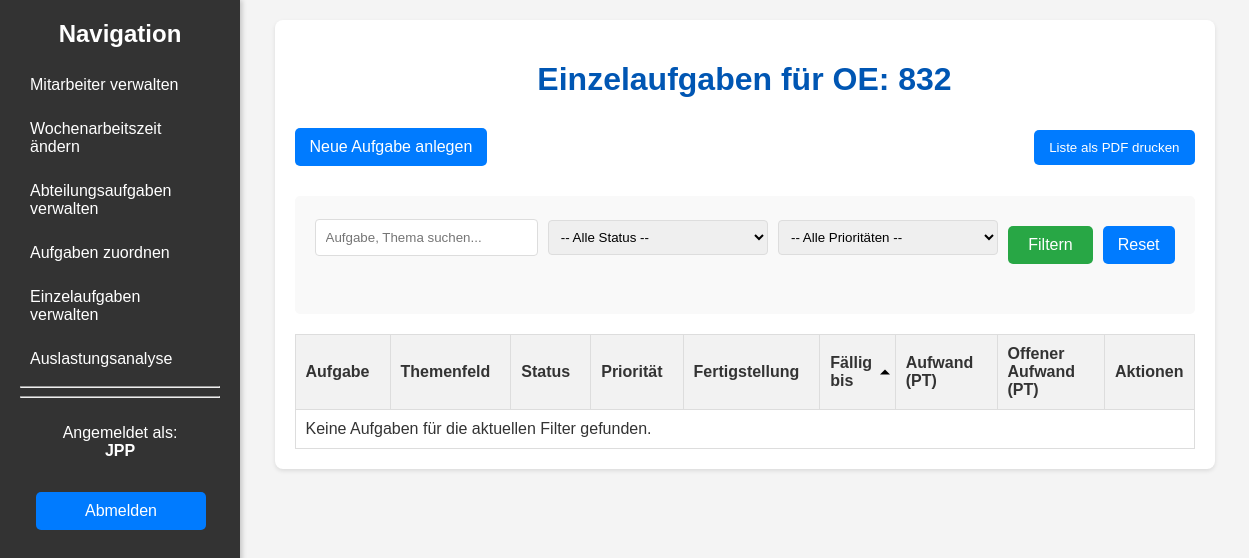
Page /einzelaufgaben (signed in) on the earlier database version.
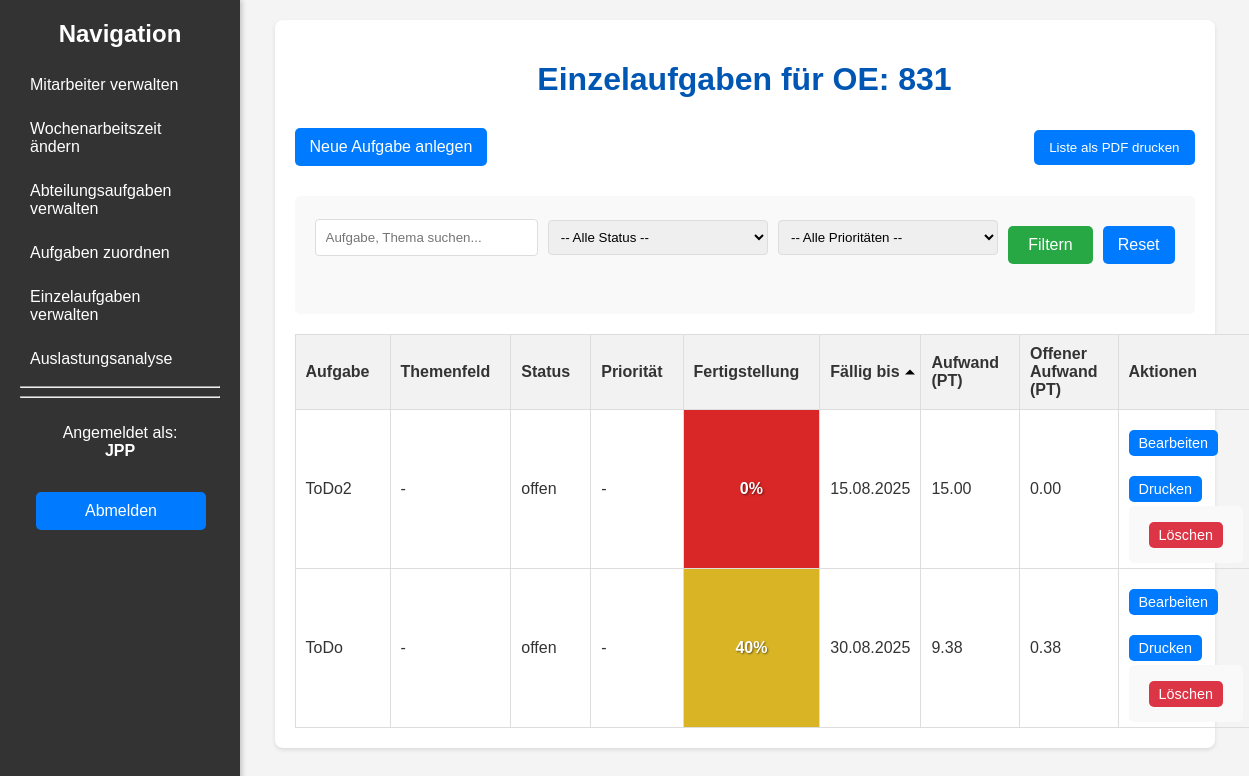
Same page on the later database version.
### models.py (models this page shows, shortened)
class User(db.Model, UserMixin):
    id = db.Column(db.Integer, primary_key=True)
    username = db.Column(db.String(100), unique=True, nullable=False)
    password_hash = db.Column(db.String(128))
    oe_number = db.Column(db.String(50), nullable=False)
    is_admin = db.Column(db.Boolean, default=False)

class Einzelaufgabe(db.Model):
    id = db.Column(db.Integer, primary_key=True)
    themenfeld = db.Column(db.String(200), nullable=True)
    aufgabe = db.Column(db.Text, nullable=False)
    datum_von = db.Column(db.Date, nullable=True)
    datum_bis = db.Column(db.Date, nullable=True)
    fertigstellungsgrad = db.Column(db.Integer, nullable=True)
    aufwand_stunden = db.Column(db.Float, nullable=True)
    aufwand_pt = db.Column(db.Float, nullable=True)
    oe_number = db.Column(db.String(50), nullable=False)
    status_id = db.Column(db.Integer, db.ForeignKey('status.id'), nullable=False)
    prioritaet_id = db.Column(db.Integer, db.ForeignKey('prioritaet.id'), nullable=True)
    status = db.relationship('Status', backref='einzelaufgaben')
    prioritaet = db.relationship('Prioritaet', backref='einzelaufgaben')
    mitarbeiter_zuordnung = db.relationship('EinzelaufgabeMitarbeiter', back_populates='einzelaufgabe', lazy=True, cascade="all, delete-orphan")

class Status(db.Model):
    id = db.Column(db.Integer, primary_key=True)
    name = db.Column(db.String(50), nullable=False, unique=True)
    reihenfolge = db.Column(db.Integer, default=0)

### app.py (the view)
@app.route('/einzelaufgaben')
@login_required
def einzelaufgaben():
    search_query = request.args.get('search', '')
    status_filter = request.args.get('status', '')
    prio_filter = request.args.get('prio', '')
    sort_column = request.args.get('sort', 'datum_bis')
    sort_dir = request.args.get('dir', 'asc')
    query = Einzelaufgabe.query.filter_by(oe_number=current_user.oe_number)
    if search_query:
        search_term = f"%{search_query}%"
        query = query.filter(or_(Einzelaufgabe.aufgabe.ilike(search_term), Einzelaufgabe.themenfeld.ilike(search_term)))
    if status_filter:
        query = query.filter(Einzelaufgabe.status_id == status_filter)
    if prio_filter:
        query = query.filter(Einzelaufgabe.prioritaet_id == prio_filter)
    tasks = query.all()
    for task in tasks:
        total_assigned_hours = sum(zuordnung.stunden or 0 for zuordnung in task.mitarbeiter_zuordnung)
        unassigned_stunden = (task.aufwand_stunden or 0) - total_assigned_hours
        task.unassigned_pt = unassigned_stunden / 8
    sort_reverse = (sort_dir == 'desc')
    sort_key_map = {
        'aufgabe': lambda t: t.aufgabe.lower(),
        'themenfeld': lambda t: (t.themenfeld or '').lower(),
        'status': lambda t: t.status.name.lower(),
        'prioritaet': lambda t: (t.prioritaet.name if t.prioritaet else '').lower(),
        'fertigstellungsgrad': lambda t: t.fertigstellungsgrad or 0,
        'datum_bis': lambda t: t.datum_bis if t.datum_bis else date.max,
        'aufwand_pt': lambda t: t.aufwand_pt or 0,
        'unassigned_pt': lambda t: t.unassigned_pt
    }
    sort_key = sort_key_map.get(sort_column, sort_key_map['datum_bis'])
    tasks.sort(key=sort_key, reverse=sort_reverse)
    stati = Status.query.order_by(Status.reihenfolge, Status.name).all()
    priorities = Prioritaet.query.order_by(Prioritaet.reihenfolge, Prioritaet.name).all()
    return render_template('einzelaufgaben.html', tasks=tasks, stati=stati, priorities=priorities)

### app.py (called while the page is built)
@login_manager.user_loader
def load_user(user_id):
    return User.query.get(int(user_id))

### templates/einzelaufgaben.html (shortened to what this page needs)
{% extends "base.html" %}
{% block content %}
<h1>Einzelaufgaben für OE: {{ current_user.oe_number }}</h1>
<div class="action-bar">
    <a href="{{ url_for('add_einzelaufgabe') }}" class="button">Neue Aufgabe anlegen</a>
    <button id="printListButton" class="button">Liste als PDF drucken</button>
</div>
<form method="get" action="{{ url_for('einzelaufgaben') }}">
    <div class="search-container">
        <input type="text" id="searchInput" name="search" placeholder="Aufgabe, Thema suchen..." value="{{ request.args.get('search', '') }}">
        <select name="status">
            <option value="">-- Alle Status --</option>
        </select>
        <select name="prio">
            <option value="">-- Alle Prioritäten --</option>
        </select>
        <button type="submit" class="button">Filtern</button>
        <a href="{{ url_for('einzelaufgaben') }}" class="button">Reset</a>
    </div>
</form>
<table id="einzelaufgabenTable">
    <thead>
        <tr>
            <th class="sortable-header" data-column="aufgabe">Aufgabe</th>
            <th class="sortable-header" data-column="themenfeld">Themenfeld</th>
            <th class="sortable-header" data-column="status">Status</th>
            <th class="sortable-header" data-column="prioritaet">Priorität</th>
            <th class="sortable-header" data-column="fertigstellungsgrad">Fertigstellung</th>
            <th class="sortable-header" data-column="datum_bis">Fällig bis</th>
            <th class="sortable-header" data-column="aufwand_pt">Aufwand (PT)</th>
            <th class="sortable-header" data-column="unassigned_pt">Offener Aufwand (PT)</th>
            <th>Aktionen</th>
        </tr>
    </thead>
    <tbody>
        {% for task in tasks %}
        <tr>
            <td>{{ task.aufgabe }}</td>
            <td>{{ task.themenfeld or '-' }}</td>
            <td>{{ task.status.name }}</td>
            <td>{{ task.prioritaet.name if task.prioritaet else '-' }}</td>
            {% set hue = (task.fertigstellungsgrad or 0) * 1.2 %}
            <td class="progress-cell" style="background-color: hsl({{ hue }}, 70%, 50%);">
                {{ task.fertigstellungsgrad or 0 }}%
            </td>
            <td data-sort="{{ task.datum_bis.strftime('%Y-%m-%d') if task.datum_bis else '9999-12-31' }}">{{ task.datum_bis.strftime('%d.%m.%Y') if task.datum_bis else '-' }}</td>
            <td data-sort="{{ task.aufwand_pt or 0 }}">{{ "%.2f" | format(task.aufwand_pt) if task.aufwand_pt is not none else '-' }}</td>
            <td data-sort="{{ task.unassigned_pt or 0 }}">{{ "%.2f" | format(task.unassigned_pt) }}</td>
            <td>
                <a href="{{ url_for('edit_einzelaufgabe', task_id=task.id) }}" class="button small">Bearbeiten</a>
                <button onclick="printTaskToPdf({{ task.id }})" class="button small">Drucken</button>
                <form action="{{ url_for('delete_einzelaufgabe', task_id=task.id) }}" method="post" style="display:inline;" onsubmit="return confirm('Soll diese Aufgabe wirklich gelöscht werden?');">
                    <button type="submit" class="button small delete">Löschen</button>
                </form>
            </td>
        </tr>
        {% else %}
        <tr><td colspan="9">Keine Aufgaben für die aktuellen Filter gefunden.</td></tr>
        {% endfor %}
    </tbody>
</table>
{% endblock %}

### templates/base.html (shortened to what this page needs)
<!DOCTYPE html>
<html lang="de">
<head>
    <link rel="stylesheet" href="{{ url_for('static', filename='style.css') }}">
</head>
<body>
    <div class="wrapper">
        {% block sidebar %}
        <div class="sidebar">
            <h2>Navigation</h2>
            <ul>
                <li><a href="{{ url_for('employees') }}">Mitarbeiter verwalten</a></li>
                <li><a href="{{ url_for('working_hours_changes') }}">Wochenarbeitszeit ändern</a></li>
                <li><a href="{{ url_for('department_tasks') }}">Abteilungsaufgaben verwalten</a></li>
                <li><a href="{{ url_for('assign_tasks') }}">Aufgaben zuordnen</a></li>
                <li><a href="{{ url_for('einzelaufgaben') }}">Einzelaufgaben verwalten</a></li>
                <li><a href="{{ url_for('workload_analysis') }}">Auslastungsanalyse</a></li>
                <hr>
                <hr>
            </ul>
            <div style="position: relative; top: 10px; width: 100%;">
                 <p style="text-align: center;">Angemeldet als:<br><b>{{ current_user.username }}</b></p>
                 <a href="{{ url_for('logout') }}" class="button" style="width: 70%; margin: 8%;">Abmelden</a>
            </div>
        </div>
        {% endblock %}
        <div class="main-content">
            <div class="container">
                {% block content %}{% endblock %}
            </div>
        </div>
    </div>
</body>
</html>

### static/style.css (style rules this page uses)
body { font-family: Arial, sans-serif; margin: 0; background-color: #f4f4f4; color: #333; }
.wrapper { display: flex; min-height: 100vh; }
.sidebar { width: 200px; background-color: #333; color: white; padding: 20px; box-shadow: 2px 0 5px rgba(0,0,0,0.2); flex-shrink: 0; position: sticky; top: 0; height: 100vh; overflow-y: auto; }
.sidebar h2 { color: white; margin-top: 0; text-align: center; }
.sidebar ul { list-style: none; padding: 0; }
.sidebar ul li { margin-bottom: 10px; }
.sidebar ul li a { text-decoration: none; color: white; display: block; padding: 8px 10px; border-radius: 4px; }
.main-content { flex-grow: 1; padding: 20px; }
.container { max-width: 900px; margin: 0 auto; background-color: #fff; padding: 20px; border-radius: 8px; box-shadow: 0 2px 4px rgba(0, 0, 0, 0.1); }
h1, h2 { color: #0056b3; text-align: center; margin-bottom: 20px; }
table { width: 100%; border-collapse: collapse; margin-top: 20px; }
table, th, td { border: 1px solid #ddd; }
th, td { padding: 10px; text-align: left; }
th { background-color: #f2f2f2; }
.button { display: inline-block; padding: 10px 15px; margin: 10px 0; background-color: #007bff; color: white; text-align: center; text-decoration: none; border-radius: 5px; border: none; cursor: pointer; }
.button.small { padding: 5px 10px; font-size: 0.9em; }
.button.delete { background-color: #dc3545; }
form { background-color: #f9f9f9; padding: 20px; border-radius: 5px; margin-top: 20px; }
form input[type="text"], form input[type="date"], form input[type="number"], form select, form textarea { width: calc(100% - 22px); padding: 10px; margin-bottom: 15px; border: 1px solid #ddd; border-radius: 4px; }
form button[type="submit"] { background-color: #28a745; color: white; padding: 10px 20px; border: none; border-radius: 5px; cursor: pointer; font-size: 1em; }
.search-container { margin-bottom: 20px; text-align: center; }
.search-container input { padding: 8px; width: 50%; max-width: 400px; border: 1px solid #ddd; border-radius: 4px; box-sizing: border-box; }
.sortable-header { cursor: pointer; position: relative; padding-right: 20px; }
.sortable-header::after { content: ''; display: inline-block; position: absolute; right: 5px; top: 50%; transform: translateY(-50%); width: 0; height: 0; border-left: 5px solid transparent; border-right: 5px solid transparent; vertical-align: middle; }
.sortable-header.asc::after { border-bottom: 5px solid #000; }

### templates/einzelaufgaben.html (style rules this page uses)
.action-bar { display: flex; justify-content: space-between; align-items: center; margin-bottom: 20px; }
.search-container { display: flex; gap: 10px; align-items: center; }
.search-container input, .search-container select { padding: 8px; border: 1px solid #ddd; border-radius: 4px; }
.sortable-header { cursor: pointer; position: relative; padding-right: 20px; }
.sortable-header::after { content: ''; display: inline-block; position: absolute; right: 5px; top: 50%; transform: translateY(-50%); width: 0; height: 0; border-left: 5px solid transparent; border-right: 5px solid transparent; vertical-align: middle; }
.sortable-header.asc::after { border-bottom: 5px solid #000; }
.progress-cell { font-weight: bold; color: white; text-shadow: 1px 1px 2px rgba(0,0,0,0.5); text-align: center !important; }

Differences in the rows shown:
changed User "JPP": oe_number "832" → "831"
added Einzelaufgabe: aufgabe "ToDo2", themenfeld "-", status.name "offen", prioritaet "-", fertigstellungsgrad "0", datum_bis "15.08.2025", aufwand_pt "15.00", unassigned_pt "0.00"
added Einzelaufgabe: aufgabe "ToDo", themenfeld "-", status.name "offen", prioritaet "-", fertigstellungsgrad "40", datum_bis "30.08.2025", aufwand_pt "9.38", unassigned_pt "0.38"
Other differences:
text no longer shown: "Keine Aufgaben für die aktuellen Filter gefunden."
